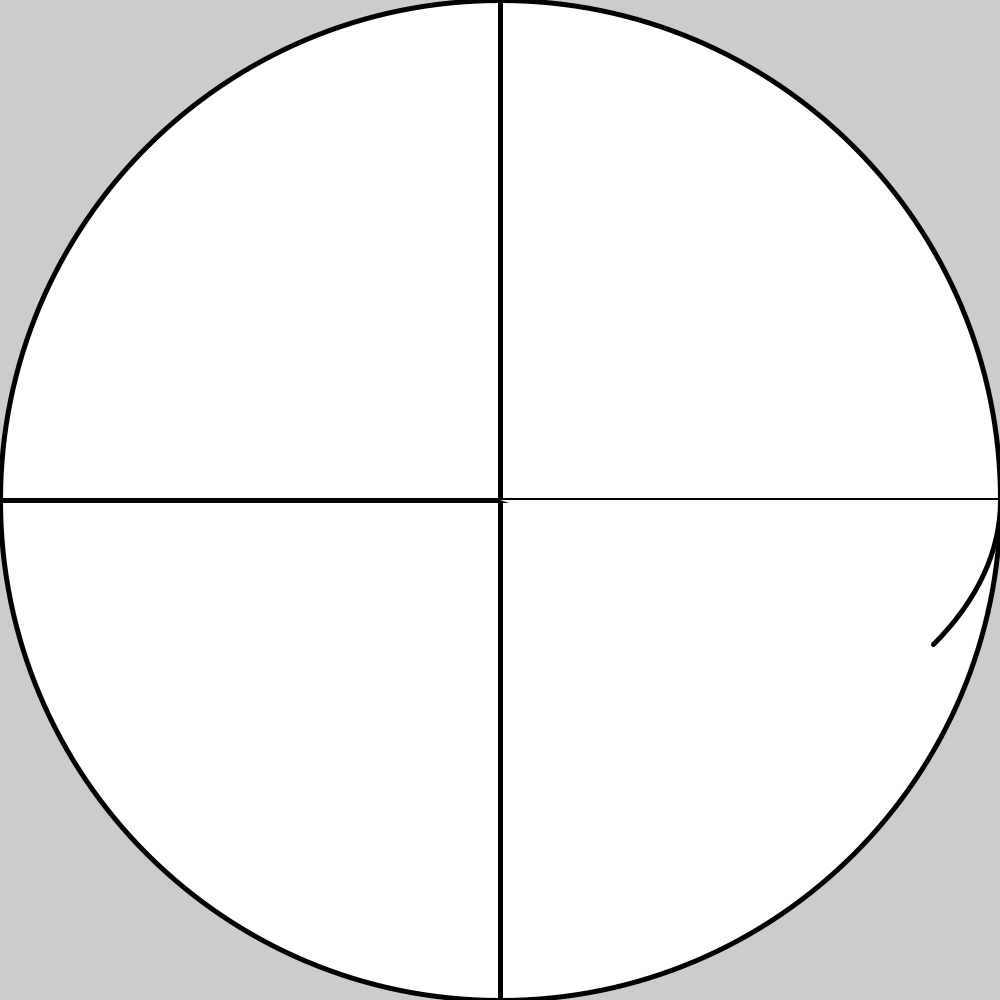
Frame 1 (no input)
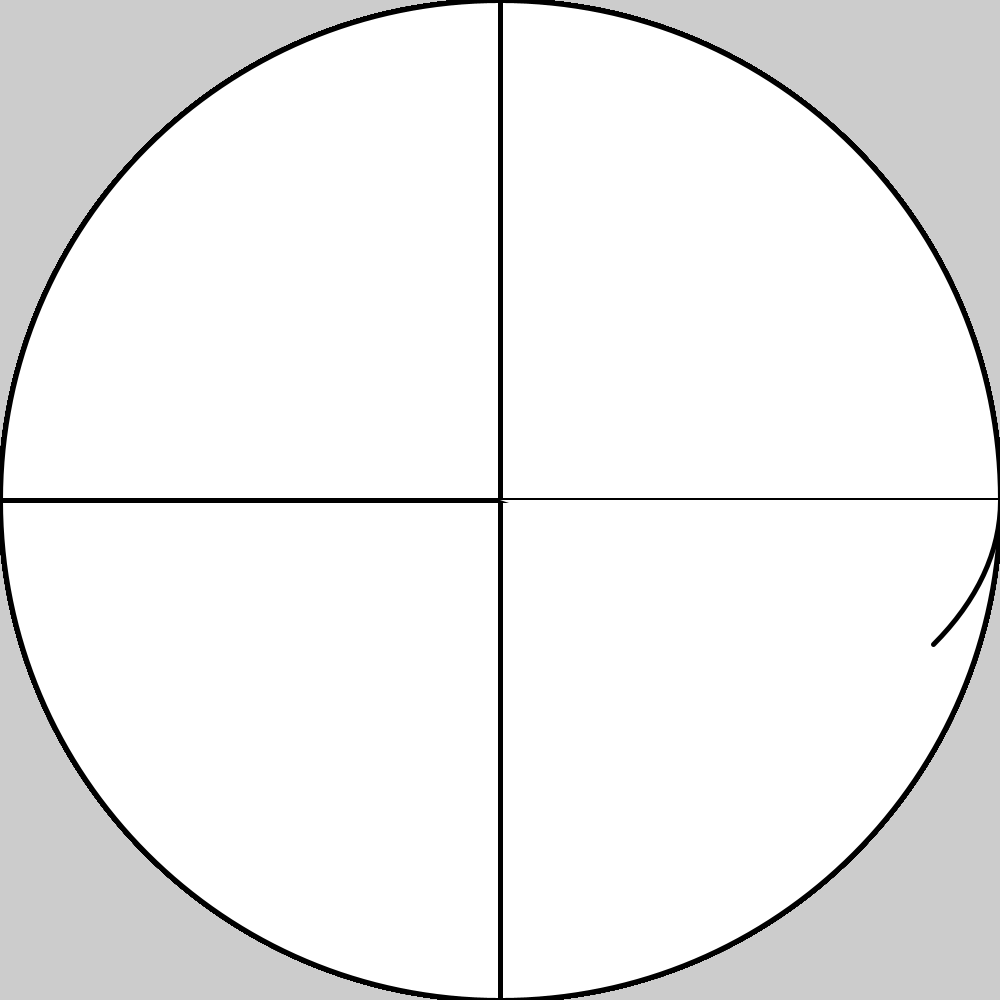
Frame 60 (the mouse pressed at the canvas centre just before this capture)
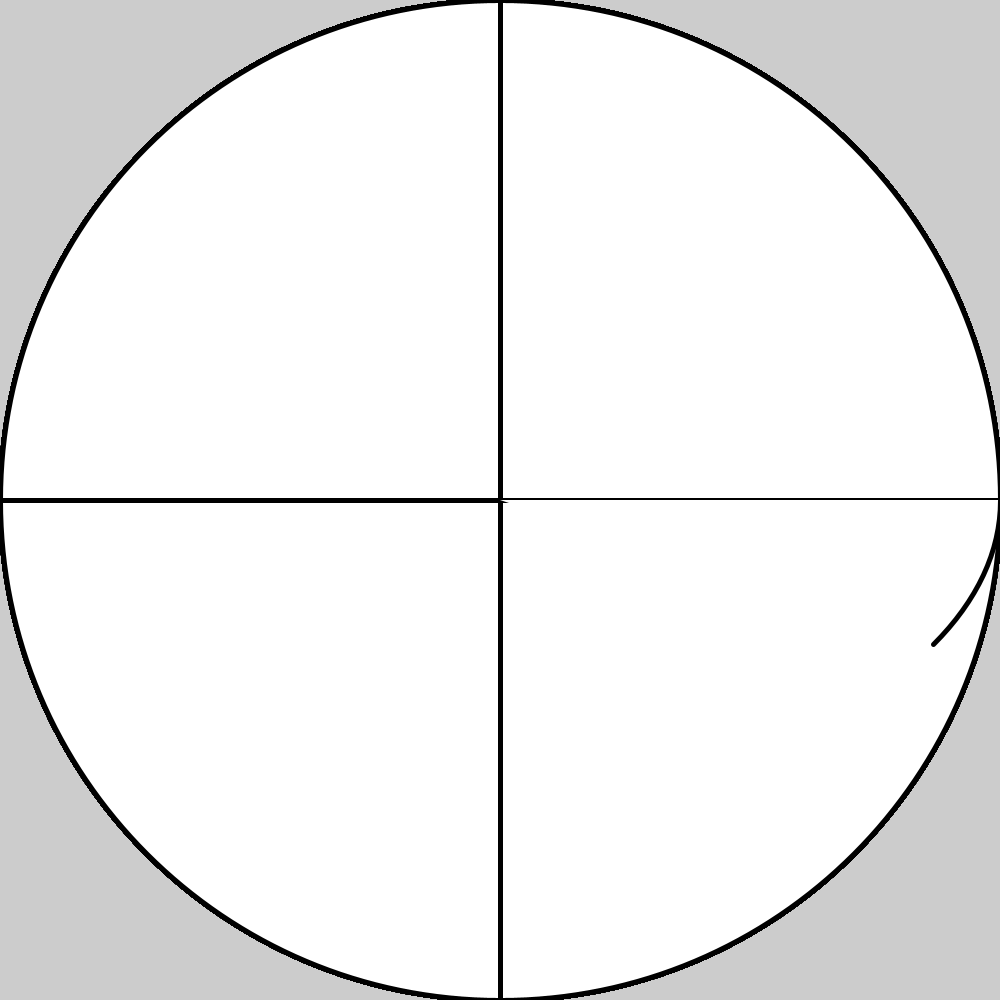
Frame 120 (the mouse held since frame 60 and released just before this capture)

The Processing sketch that drew these frames (run headless with seeded random() and noise(); from frame 60 on, the mouse is pressed at the canvas centre):

// Processing sketch: UnitCircle
// ── UnitCircle.pde
void setup(){
 size(1000,1000);
 strokeWeight(5);
}

void draw(){
  ellipse(width/2, height/2, 1000, 1000);
  line(width/2, 0, width/2, height);
  line(0, height/2, width, height/2);
  drawArcs(PI/6);
}

void drawArcs(float angle){
  arc(width/2, height/2, 1000, tan(angle)*1000, 0, angle);
}
